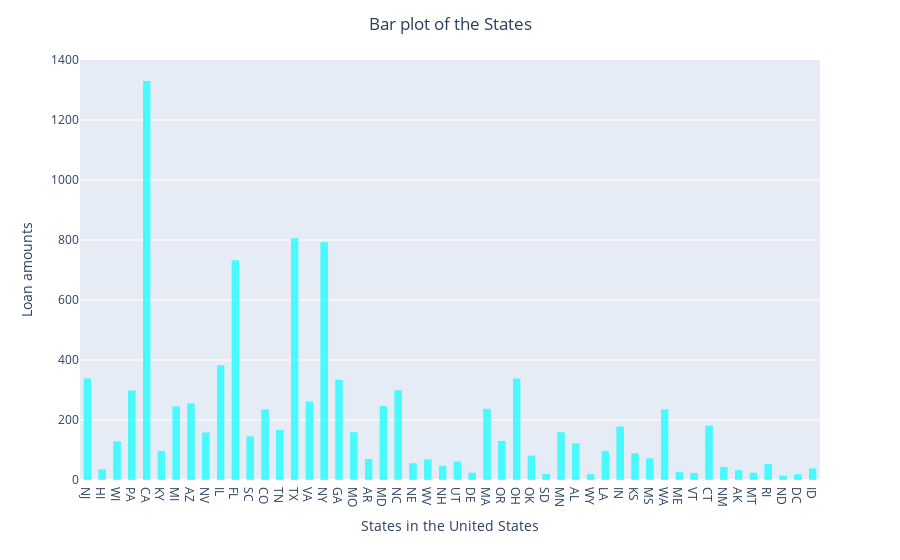

Notebook code cell kept with this figure:
### Markdown cell above
**Problem 2** Try to make your own bar plot of one of the other categorical columns. Add some categorical fill or facets. See how fancy you can make your graph. Make sure it is also still really informative.

### Code cell
fig = px.bar(DF,
            x='state',
            color_discrete_sequence=['cyan'])
fig.update_traces(dict(marker_line_width=0))

fig.update_layout(bargap=0.5,
                  title='Bar plot of the States',
                  title_x=0.5,
                  xaxis_title="States in the United States ",
                  yaxis_title="Loan amounts",
                  legend_title="States Loan Amounts",)

fig.show()

### Figure 1 — Plotly figure (JSON) as saved in the notebook; plotly's stock layout.template omitted (floating-point values rounded to 4 significant figures; data arrays with more than 128 entries replaced by an {"elided": "..."} marker saying what was removed)
{"data": [{"alignmentgroup": "True", "hovertemplate": "state=%{x}<br>count=%{y}<extra></extra>", "legendgroup": "", "marker": {"color": "cyan", "line": {"width": 0}, "pattern": {"shape": ""}}, "name": "", "offsetgroup": "", "orientation": "v", "showlegend": false, "textposition": "auto", "type": "bar", "x": {"elided": "10000 str values"}, "xaxis": "x", "y": {"elided": "10000 int values"}, "yaxis": "y"}], "layout": {"autosize": true, "bargap": 0.5, "barmode": "relative", "legend": {"title": {"text": "States Loan Amounts"}, "tracegroupgap": 0}, "margin": {"t": 60}, "title": {"text": "Bar plot of the States", "x": 0.5}, "xaxis": {"anchor": "y", "autorange": true, "domain": [0, 1], "range": [-0.5, 49.5], "title": {"text": "States in the United States "}, "type": "category"}, "yaxis": {"anchor": "x", "autorange": true, "domain": [0, 1], "range": [0, 1400], "title": {"text": "Loan amounts"}, "type": "linear"}}}
